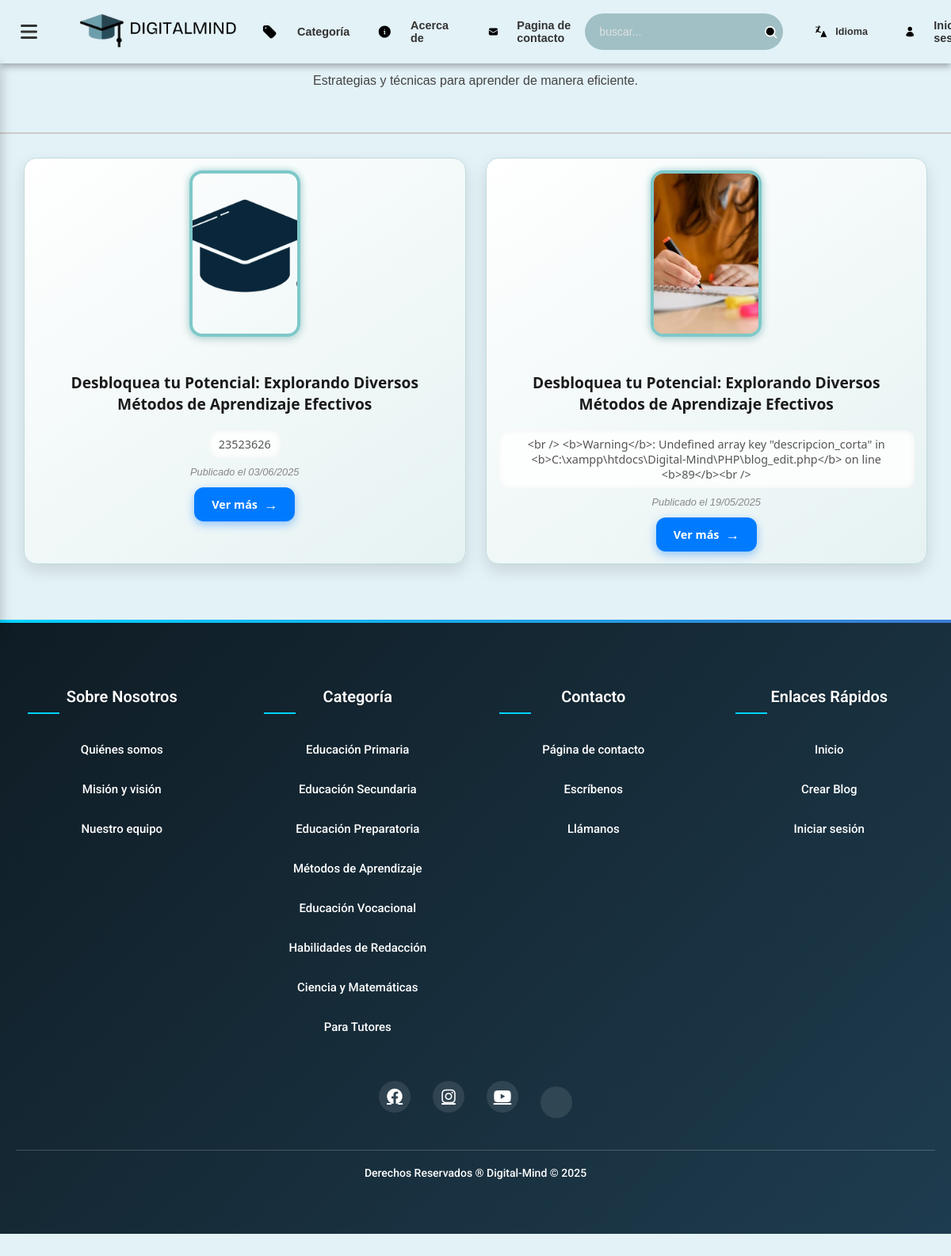
The app's page /PHP/categoria.php?id=8 with its own data.
### tables this page shows
CREATE TABLE `categoria` (
  `id` int(11) NOT NULL,
  `nombre` varchar(100) NOT NULL,
  `descripcion_corta` varchar(255) DEFAULT NULL,
  `imagen` varchar(255) DEFAULT NULL
);

CREATE TABLE `publicaciones_2` (
  `id` int(11) NOT NULL,
  `titular` varchar(255) NOT NULL,
  `fecha` date NOT NULL,
  `descripcion_corta` varchar(255) NOT NULL,
  `contenido` text NOT NULL,
  `referencia` varchar(255) NOT NULL,
  `imagen` varchar(255) DEFAULT NULL COMMENT 'Ruta/nombre del archivo de imagen',
  `categoria` varchar(50) NOT NULL,
  `fecha_creacion` timestamp NOT NULL DEFAULT current_timestamp(),
  `total_ratings` int(11) DEFAULT 0,
  `rating_count` int(11) DEFAULT 0,
  `mensaje` varchar(255) NOT NULL,
  `estado` enum('publicado','archivado') DEFAULT 'publicado',
  `categoria_id` int(11) DEFAULT NULL
);

### PHP/categoria.php (the view, shortened to what this page needs)
<?php
include 'blog_db.php';
include 'header.php';
include 'dashboard.php';
$categoria_id = isset($_GET['id']) ? intval($_GET['id']) : 0;
$sql_cat = "SELECT nombre, descripcion_corta, imagen FROM categoria WHERE id = $categoria_id";
$res_cat = $conn->query($sql_cat);
$row_cat = $res_cat->fetch_assoc();
$descripcionCategoria = $row_cat['descripcion_corta'];
$tituloCategoria = $row_cat['nombre'];
$sql = "SELECT * FROM publicaciones_2 WHERE categoria_id = $categoria_id AND estado = 'publicado' ORDER BY fecha DESC";
$resultado = $conn->query($sql);
?>
<!DOCTYPE html>
<html lang="es">
<head>
  <link rel="stylesheet" href="../css/style.css">
</head>
<body>
  <div class="categoria-banner">
    <h1><?php echo $tituloCategoria; ?></h1>
    <?php if (!empty($descripcionCategoria)): ?>
      <p style="color:#444;"><?= htmlspecialchars($descripcionCategoria) ?></p>
    <?php endif; ?>
  </div>
  <div class="categoria-content">
    <?php if ($resultado->num_rows > 0): ?>
        <?php while ($fila = $resultado->fetch_assoc()): ?>
          <div class="blog-card">
            <?php if (!empty($fila['imagen'])): ?>
              <img src="IMG/<?php echo htmlspecialchars($fila['imagen']); ?>" alt="Imagen del post">
            <?php endif; ?>
            <h2><?php echo htmlspecialchars($fila['titular']); ?></h2>
            <p><?php echo htmlspecialchars($fila['descripcion_corta']); ?></p>
            <div class="fecha">Publicado el <?php echo date('d/m/Y', strtotime($fila['fecha'])); ?></div>
            <a class="ver-mas" href="post_completo.php?id=<?php echo $fila['id']; ?>">Ver más</a>
          </div>
        <?php endwhile; ?>
    <?php else: ?>
        <p style="text-align:center;">No hay publicaciones en esta categoría.</p>
    <?php endif; ?>
  </div>
</body>
</html>
<?php
include 'footer.php';
?>

### css/style.css (style rules this page uses)
html { scroll-behavior: smooth; }
* { box-sizing: border-box; }
body { font-family: 'Arial', sans-serif; margin: 0; padding: 0; background-color: #e3f2f7; color: #333; }
h1, h2, h3, h4, h5, h6, footer, .most-recent { text-align: center; font-size: 2em; margin: 30px 0; color: #333; font-weight: bold; }

### records on screen
categoria: descripcion_corta "Estrategias y técnicas para aprender de manera eficiente."
publicaciones_2: imagen (picture), titular "Desbloquea tu Potencial: Explorando Diversos Métodos de Aprendizaje Efectivos", descripcion_corta "23523626", fecha "03/06/2025"
publicaciones_2: imagen (picture), titular "Desbloquea tu Potencial: Explorando Diversos Métodos de Aprendizaje Efectivos", descripcion_corta "<br /> <b>Warning</b>: Undefined array key \"descripcion_corta\" in <b>C:\\xampp\\htdocs\\Digital-Mind\\PHP\\blog_edit.php</b> on line <b>89</b><br />", fecha "19/05/2025"
